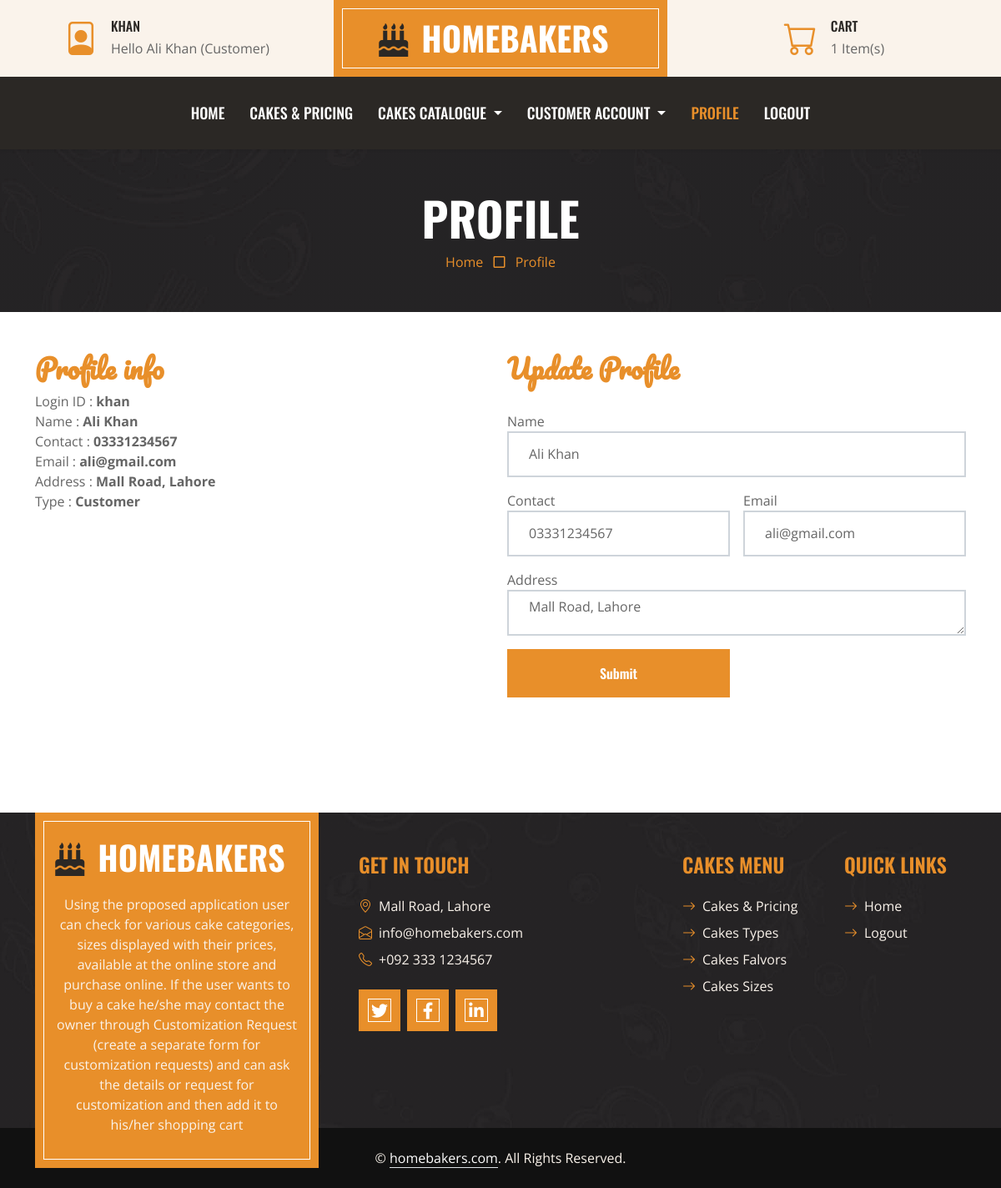
Screenshot of /profile (signed in) with the database file from the repository.
### homebaker/models.py (models this page shows, shortened)
class Users(db.Model,UserMixin):
        id=db.Column(db.Integer, primary_key=True)
        loginid = db.Column(db.String(200),unique=True,nullable=False)
        password = db.Column(db.String(255),nullable=False)
        name = db.Column(db.String(100),nullable=False)
        contact = db.Column(db.String(20),nullable=False)
        email = db.Column(db.String(200),nullable=False)
        address = db.Column(db.String(255),nullable=True)
        utype = db.Column(db.String(15),nullable=True, default='Customer')
        status = db.Column(db.String(15),nullable=True, default='Active')
        photo = db.Column(db.String(100),nullable=True, default='user.png')
        date_created = db.Column(db.DateTime, default=datetime.utcnow)
        cart=db.relationship('Carts',backref=db.backref('usercart')) # PK -> FK (Cart)
        order=db.relationship('Orders',backref=db.backref('userorder')) # PK -> FK (Order)
        item=db.relationship('Items',backref=db.backref('useritem')) # PK -> FK (Item)

### homebaker/routes.py (the view, shortened to what this page needs)
@app.route('/profile', methods=['GET','POST'])
@login_required
def profile():
    userId=0
    cCount=0
    if current_user.is_authenticated:
        userId=format(current_user.id)
        carts=Carts.query.filter_by(customer_id=userId).all();
        for c in carts:
            cCount = cCount + c.qty
    page ='Profile'
    sub_page='Profile'
    pgTitle=title+' | '+page
    record = Users.query.get_or_404(userId)
    form = ProfileForm()
    form.address.default = record.address
    form.process()
    return render_template("profile.html",form=form,user=record, page= page, sub_page=sub_page,pgTitle=pgTitle,cCount=cCount)

### homebaker/forms.py
class ProfileForm(FlaskForm):
    name = StringField(label="Name  ",validators=[DataRequired(),Length(min=3,max=50)])
    contact = StringField(label="Contact  ",validators=[DataRequired(),Length(min=3,max=20)])
    email = EmailField(label="Email  ",validators=[DataRequired(),Length(max=100)])
    address  = TextAreaField('Address')
    submit = SubmitField("Submit")

### homebaker/routes.py (called while the page is built)
@login_manager.user_loader
def load_user(user_id):
    return Users.query.get(int(user_id))

### homebaker/templates/profile.html (shortened to what this page needs)
{% extends 'base.html' %}
{% block body %}
<div class="container-fluid bg-dark bg-img p-5">
    <div class="row">
        <div class="col-12 text-center">
            <h1 class="display-4 text-uppercase text-white">{% if sub_page %} {{sub_page}} {% else %} PAGE {% endif %}</h1>
            <a href="{{url_for('index')}}">Home</a>
            <i class="far fa-square text-primary px-2"></i>
            <a href="{{url_for('profile')}}">{% if sub_page %} {{sub_page}} {% else %} Add {% endif %}</a>
        </div>
    </div>
</div>
<div class="container-fluid about py-5">
    <div class="container">
        <div class="tab-class ">
            <div class="row g-3">
                <div class="col-lg-6">
                    <h2 class="text-primary font-secondary">Profile info</h2>
                    <p>
                        {% if user %}
                            Login ID : <b>{{user.loginid}}</b><br>
                            Name : <b>{{user.name}}</b><br>
                            Contact : <b>{{user.contact}}</b><br>
                            Email : <b>{{user.email}}</b><br>
                            Address : <b>{{user.address}}</b><br>
                            Type : <b>{{user.utype}}</b><br>
                        {% endif %}
                    </p>
                </div>
                <div class="col-lg-6">
                    <h2 class="text-primary font-secondary">Update Profile</h2>
                    <form method="post" action="">
                        <div class="row g-3 mt-3">
                            <div class="col-sm-12">
                                {{form.name.label()}}
                                {{form.name(class="form-control bg-light border-2 px-4", value=user.name, placeholder=form.name.label.text, style="height: 55px;")}}
                            </div>
                            <div class="col-sm-6">
                                {{form.contact.label()}}
                                {{form.contact(class="form-control bg-light border-2 px-4", value=user.contact, placeholder=form.contact.label.text, style="height: 55px;")}}
                            </div>
                            <div class="col-sm-6">
                                {{form.email.label()}}
                                {{form.email(class="form-control bg-light border-2 px-4", value=user.email, placeholder=form.email.label.text, style="height: 55px;")}}
                            </div>
                            <div class="col-sm-12">
                                {{form.address.label()}}
                                {{form.address(class="form-control bg-light border-2 px-4", rows='3', style="height: 55px;")}}
                            </div>
                            <div class="col-sm-6">
                                {{form.submit(class="btn btn-primary border-inner w-100 py-3")}}
                            </div>
                        </div>
                    </form>
                </div>
            </div>
        </div>
    </div>
</div>
{% endblock %}

### homebaker/templates/base.html (shortened to what this page needs)
<!DOCTYPE html>
<html lang="en">
<head>
    <link href="https://cdnjs.cloudflare.com/ajax/libs/font-awesome/5.10.0/css/all.min.css" rel="stylesheet">
    <link href="https://cdn.jsdelivr.net/npm/bootstrap-icons@1.4.1/font/bootstrap-icons.css" rel="stylesheet">
    <link href="{{ url_for('static',filename='lib/owlcarousel/assets/owl.carousel.min.css') }}" rel="stylesheet">
    <link href="{{ url_for('static',filename='css/bootstrap.min.css') }}" rel="stylesheet">
    <link href="{{ url_for('static',filename='css/style.css') }}" rel="stylesheet">
</head>
<body>
        <div class="container-fluid px-0 d-none d-lg-block">
            <div class="row gx-0">
                <div class="col-lg-4 text-center bg-secondary py-3">
                    <div class="d-inline-flex align-items-center justify-content-center">
                        <i class="bi bi-file-person fs-1 text-primary me-3"></i>
                        <div class="text-start">
                            <h6 class="text-uppercase mb-1">{{ current_user.loginid if current_user.is_authenticated else 'Guest'}}</h6>
                            <span>Hello {{ current_user.name if current_user.is_authenticated else 'Guest'}} ({{ current_user.utype if current_user.is_authenticated else 'Guest'}})</span>
                        </div>
                    </div>
                </div>
                <div class="col-lg-4 text-center bg-primary border-inner py-3">
                    <div class="d-inline-flex align-items-center justify-content-center">
                        <a href="{{url_for('index')}}" class="navbar-brand">
                            <h1 class="m-0 text-uppercase text-white"><i class="fa fa-birthday-cake fs-1 text-dark me-3"></i>HomeBakers</h1>
                        </a>
                    </div>
                </div>
                <div class="col-lg-4 text-center bg-secondary py-3">
                    <div class="d-inline-flex align-items-center justify-content-center">
                        <i class="bi bi-cart fs-1 text-primary me-3"></i>
                        <div class="text-start">
                            <h6 class="text-uppercase mb-1">Cart</h6>
                            <span>{{cCount}} Item(s)</span>
                        </div>
                    </div>
                </div>
            </div>
        </div>
    <nav class="navbar navbar-expand-lg bg-dark navbar-dark shadow-sm py-3 py-lg-0 px-3 px-lg-0">
        <div class="collapse navbar-collapse" id="navbarCollapse">
            <div class="navbar-nav ms-auto mx-lg-auto py-0">
                <a href="{{url_for('index')}}" class="nav-item nav-link {% if page == 'Home' %} active {% endif %}">Home</a>
                {% if current_user.is_authenticated %}
                {% if current_user.utype != 'Admin' %}
                <a href="{{url_for('cakes')}}" class="nav-item nav-link {% if page == 'Cakes' %} active {% endif %}">Cakes & Pricing</a>
                {% endif %}
                {% endif %}
                <div class="nav-item dropdown">
                    <a href="#" class="nav-link dropdown-toggle " data-bs-toggle="dropdown">Cakes Catalogue </a>
                </div>
                {% if current_user.is_authenticated %}
                 {% if current_user.utype == 'Customer' %}
                <div class="nav-item dropdown">
                    <a href="#" class="nav-link dropdown-toggle  {% if page == 'Cart' or page == 'Orders'  %} active {% endif %}" data-bs-toggle="dropdown">Customer Account </a>
                </div>
                {% endif %}
                {% endif %}
                {% if current_user.is_authenticated %}
				<a href="{{url_for('profile')}}" class="nav-item nav-link {% if page == 'Profile' %} active {% endif %}">Profile</a>
				<a href="{{url_for('logout')}}" class="nav-item nav-link">Logout</a>
                {% else %}
				<a href="{{url_for('login')}}" class="nav-item nav-link {% if page == 'Login' %} active {% endif %}">Sign In</a>
				<a href="{{url_for('register')}}" class="nav-item nav-link {% if page == 'Register' %} active {% endif %}">Register</a>
                {% endif %}
            </div>
        </div>
    </nav>
    {% block body %}
    {% endblock %}
        <div class="container-fluid bg-img text-secondary" style="margin-top: 90px">
            <div class="container">
                <div class="row gx-5">
                    <div class="col-lg-4 col-md-6 mb-lg-n5">
                        <div class="d-flex flex-column align-items-center justify-content-center text-center h-100 bg-primary border-inner p-4">
                            <a href="{{url_for('index')}}" class="navbar-brand">
                                <h1 class="m-0 text-uppercase text-white"><i class="fa fa-birthday-cake fs-1 text-dark me-3"></i>HomeBakers</h1>
                            </a>
                            <p class="mt-3">
                            Using the proposed application user can check for various cake categories, sizes displayed with their prices, available at the online store and purchase online. If the user wants to buy a cake he/she may contact the owner through Customization Request (create a separate form for customization requests) and can ask the details or request for customization and then add it to his/her shopping cart
                            </p>
                        </div>
                    </div>
                    <div class="col-lg-8 col-md-6">
                        <div class="row gx-5">
                            <div class="col-lg-6 col-md-6 pt-5 mb-5">
                                <h4 class="text-primary text-uppercase mb-4">Get In Touch</h4>
                                <div class="d-flex mb-2">
                                    <i class="bi bi-geo-alt text-primary me-2"></i>
                                    <p class="mb-0">Mall Road, Lahore</p>
                                </div>
                                <div class="d-flex mb-2">
                                    <i class="bi bi-envelope-open text-primary me-2"></i>
                                    <p class="mb-0">info@homebakers.com</p>
                                </div>
                                <div class="d-flex mb-2">
                                    <i class="bi bi-telephone text-primary me-2"></i>
                                    <p class="mb-0">+092 333 1234567</p>
                                </div>
                                <div class="d-flex mt-4">
                                    <a class="btn btn-lg btn-primary btn-lg-square border-inner rounded-0 me-2" href="#"><i class="fab fa-twitter fw-normal"></i></a>
                                    <a class="btn btn-lg btn-primary btn-lg-square border-inner rounded-0 me-2" href="#"><i class="fab fa-facebook-f fw-normal"></i></a>
                                    <a class="btn btn-lg btn-primary btn-lg-square border-inner rounded-0 me-2" href="#"><i class="fab fa-linkedin-in fw-normal"></i></a>
                                </div>
                            </div>
                            <div class="col-lg-3 col-md-3 pt-0 pt-lg-5 mb-5">
                                <h4 class="text-primary text-uppercase mb-4">Cakes Menu</h4>
                                <div class="d-flex flex-column justify-content-start">
                                    <a class="text-secondary mb-2" href="{{url_for('cakes')}}"><i class="bi bi-arrow-right text-primary me-2"></i>Cakes & Pricing</a>
                                    <a class="text-secondary mb-2" href="{{url_for('types')}}"><i class="bi bi-arrow-right text-primary me-2"></i>Cakes Types</a>
                                    <a class="text-secondary mb-2" href="{{url_for('flavors')}}"><i class="bi bi-arrow-right text-primary me-2"></i>Cakes Falvors</a>
                                    <a class="text-secondary mb-2" href="{{url_for('sizes')}}"><i class="bi bi-arrow-right text-primary me-2"></i>Cakes Sizes</a>
                                </div>
                            </div>
                            <div class="col-lg-3 col-md-3 pt-0 pt-lg-5 mb-5">
                                <h4 class="text-primary text-uppercase mb-4">Quick Links</h4>
                                <div class="d-flex flex-column justify-content-start">
                                    <a class="text-secondary mb-2" href="{{url_for('index')}}"><i class="bi bi-arrow-right text-primary me-2"></i>Home</a>
                                    {% if current_user.is_authenticated %}
                                    <a class="text-secondary" href="{{url_for('logout')}}"><i class="bi bi-arrow-right text-primary me-2"></i>Logout</a>
                                    {% else %}
                                    <a class="text-secondary mb-2" href="{{url_for('login')}}"><i class="bi bi-arrow-right text-primary me-2"></i>Sign In</a>
                                    <a class="text-secondary" href="{{url_for('register')}}"><i class="bi bi-arrow-right text-primary me-2"></i>Register</a>
                                    {% endif %}
                                </div>
                            </div>
                        </div>
                    </div>
                </div>
            </div>
        </div>
        <div class="container-fluid text-secondary py-4" style="background: #111111;">
            <div class="container text-center">
                <p class="mb-0">&copy; <a class="text-white border-bottom" href="{{url_for('index')}}">homebakers.com</a>. All Rights Reserved.</p>
            </div>
        </div>
</body>
</html>

### homebaker/static/css/style.css (style rules this page uses)
:root { --primary: #E88F2A; --secondary: #FAF3EB; --light: #FFFFFF; --dark: #2B2825; }
.font-secondary { font-family: 'Pacifico', cursive; }
h1, h2, .font-weight-bold { font-weight: 700 !important; }
h3, h4, .font-weight-semi-bold { font-weight: 600 !important; }
h5, h6, .font-weight-medium { font-weight: 500 !important; }
.btn { font-family: 'Oswald', sans-serif; font-weight: 600; transition: .5s; }
.btn-primary { color: #FFFFFF; }
.border-inner { position: relative; }
.border-inner * { position: relative; z-index: 1; }
.border-inner::before { position: absolute; content: ""; top: 10px; right: 10px; bottom: 10px; left: 10px; background: none; border: 1px solid var(--light); z-index: 0; }
.btn-lg-square { width: 50px; height: 50px; }
.btn-square, .btn-sm-square, .btn-lg-square { padding-left: 0; padding-right: 0; text-align: center; }
.navbar-dark .navbar-nav .nav-link { font-family: 'Oswald', sans-serif; padding: 30px 15px; font-size: 18px; font-weight: 500; text-transform: uppercase; color: var(--light); outline: none; transition: .5s; }
.navbar-dark .navbar-nav .nav-link:hover, .navbar-dark .navbar-nav .nav-link.active { color: var(--primary); }
.bg-img { background: linear-gradient(rgba(43, 40, 37, .5), rgba(43, 40, 37, .5)), url(../img/bg.jpg) center center no-repeat; background-size: cover; }

### rows the page displays
Users: loginid "KHAN", name "Ali Khan", utype "Customer", loginid "khan", contact "03331234567", email "ali@gmail.com", address "Mall Road, Lahore"

### other values shown
{{ cCount }} "1"
{{ sub_page }} "PROFILE"
{{ sub_page }} "Profile"
